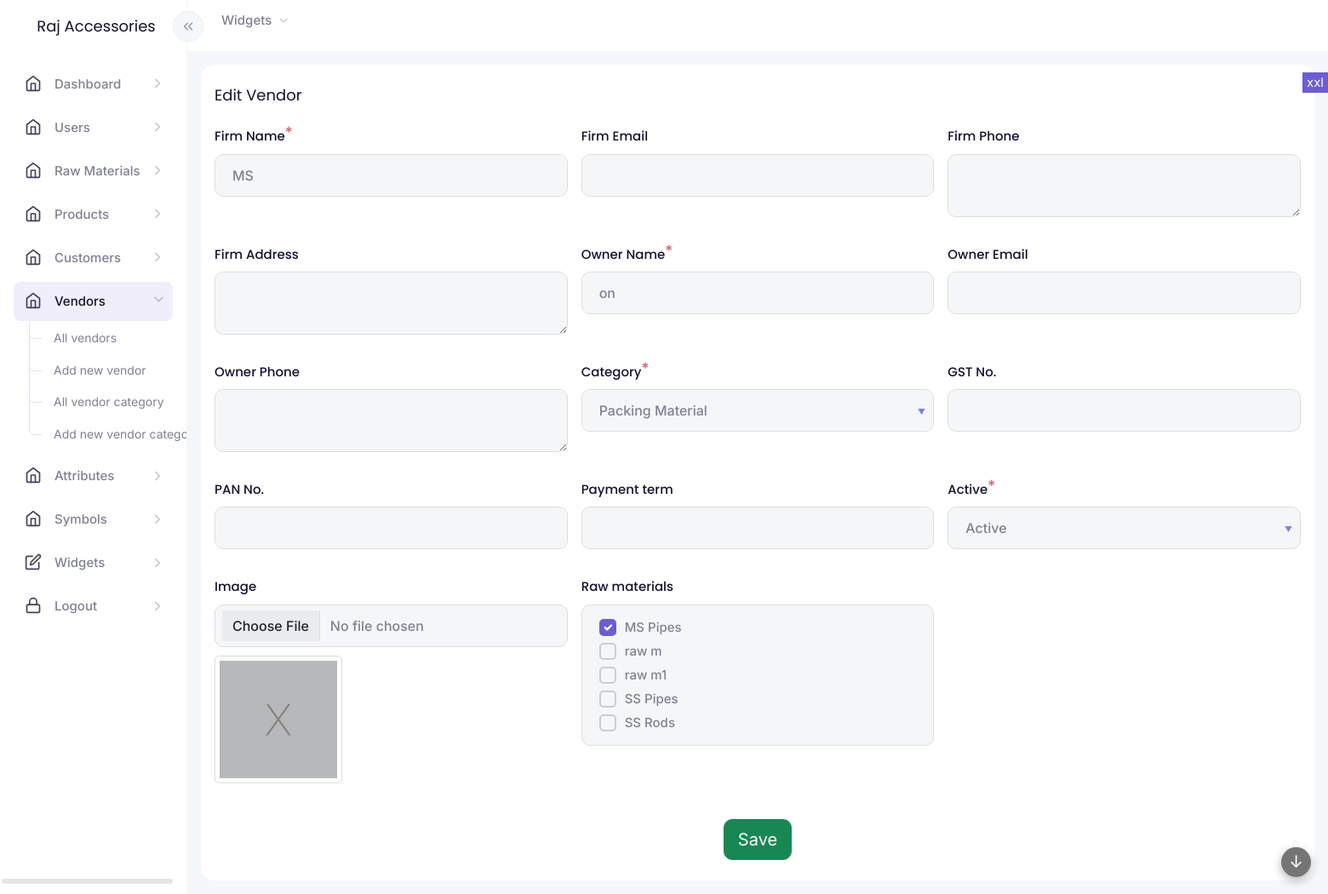
/modules/vendors/vendor-form.php?id=8 (signed in), run on the app's committed database.
### tables this page shows
CREATE TABLE IF NOT EXISTS `vendors` (
  `id` int NOT NULL AUTO_INCREMENT,
  `firm_name` varchar(200) DEFAULT NULL,
  `firm_email` varchar(100) DEFAULT NULL,
  `firm_phone` varchar(100) DEFAULT NULL,
  `firm_address` text,
  `image` int DEFAULT NULL,
  `owner_name` varchar(100) DEFAULT NULL,
  `owner_email` varchar(100) DEFAULT NULL,
  `owner_phone` varchar(100) DEFAULT NULL,
  `pan` varchar(15) DEFAULT NULL,
  `gst` varchar(20) DEFAULT NULL,
  `category` varchar(30) DEFAULT NULL,
  `payment_term` varchar(200) DEFAULT NULL,
  `active` varchar(5) DEFAULT NULL,
  `updated` int DEFAULT NULL,
  PRIMARY KEY (`id`)
);

CREATE TABLE IF NOT EXISTS `raw_materials` (
  `id` int NOT NULL AUTO_INCREMENT,
  `raw_material` varchar(255) NOT NULL,
  `unit` varchar(20) NOT NULL,
  `description` text NOT NULL,
  `category` varchar(200) DEFAULT NULL,
  `image` int NOT NULL,
  `updated` int NOT NULL,
  PRIMARY KEY (`id`)
);

### common/functions.php (the view, shortened to what this page needs)
<?php
function widget_start($title = "", $class = "", $widget_title_class = "", $widget_wrapper_class = "", $options = "", $widget_options_class = "")
{
    echo '<div class="widgetwrapper col d-flex align-items-start  px-2 py-0 ' . $class . ' ">
 <div class="widget container-fluid py-4 px-3 overhide ' . $widget_wrapper_class . '">';
    if ($title != "") {
        echo "<div class='widget-title " . $widget_title_class . "'>";
        echo $title;
        echo "</div>";
    }
}
function widget_end()
{
    echo "</div>
 </div>";
}
?>
<?php
function form_field($vars, $data)
{
    $s = "";
    if ($vars["type"] == "submit") {
        $s = '<div class="' . $vars["class"] . '">';
        $s .= '<input type="submit" name="' . $vars["key"] . '" value="' . $vars["name"] . '" class="btn btn-success btn-lg">';
        $s .= '</div>';
    }
    else {
        $show_as_field = true;
        if ($show_as_field) {
            $s = '<div class="' . $vars["class"] . '"><label for="' . $vars["key"] . '" class="form-label">' . $vars["name"] . '';
            $required = (isset($vars["required"]) && $vars["required"] == true) ? true : false;
            if ($required) {
                $s .= '<sup>*</sup>';
            }
            $s .= '</label>';
        }
        if ($vars["type"] == "text") {
            $s .= '<input type="text" class="form-control" name="' . $vars["key"] . '" id="' . $vars["key"] . '" value="' . get_value($data, $vars["key"]) . '" ' . ($required ? "required" : "") . '>';
            $s .= '<div class="invalid-feedback">Incorrect ' . $vars["name"] . ' value</div>';
        }
        else if ($vars["type"] == "hidden") {
            $s .= '<input type="hidden" class="form-control" name="' . $vars["key"] . '" id="' . $vars["key"] . '" value="' . get_value($data, $vars["key"]) . '" ' . '>';
        }
        else if ($vars["type"] == "textarea") {
            $s .= '<textarea class="form-control" name="' . $vars["key"] . '" id="' . $vars["key"] . '" ' . ($required ? "required" : "") . '>' . get_value($data, $vars["key"]) . '</textarea>';
            $s .= '<div class="invalid-feedback">Incorrect ' . $vars["name"] . ' value</div>';
        }
        else if ($vars["type"] == "number") {
            $s .= '<input type="number" class="form-control" name="' . $vars["key"] . '" id="' . $vars["key"] . '" value="' . get_value($data, $vars["key"]) . '" ' . ($required ? "required" : "") . '>';
            $s .= '<div class="invalid-feedback">Incorrect ' . $vars["name"] . ' value</div>';
        }
        else if ($vars["type"] == "select") {
            $s .= '<select class="form-control" readonly name="' . $vars["key"] . '" id="' . $vars["key"] . '" ' . ($required ? "required" : "") . '>';
            $sel = get_value($data, $vars["key"]);
            $s .= select_options($vars["options"], $sel);
            $s .= '</select><div class="invalid-feedback">Incorrect ' . $vars["name"] . ' value</div>';
        }
        else if ($vars["type"] == "select-attribute") {
            $s .= '<select class="form-control" name="' . $vars["key"] . '" id="' . $vars["key"] . '" ' . ($required ? "required" : "") . '>';
            $sel = get_value($data, $vars["key"]);
            $s .= select_attribute_options($vars["attributes"], $sel);
            $s .= '</select><div class="invalid-feedback">Incorrect ' . $vars["name"] . ' value</div>';
        }
        else if ($vars["type"] == "multi-checkbox") {
            $s .= '<div class="multi-check-list">';
            foreach ($vars["options"] as $k => $v) {
                $sel = "";
                $optid = $vars["option_id"];
                $optlabel = $vars["option_label"];
                if (in_array($v[$optid], $data[$vars["key"]])) {
                    $sel = "checked";
                }
                $s .= '<input type="checkbox" ' . $sel . ' class="form-check-input" name="' . $vars["key"] . '[]" id="' . $vars["key"] . '-' . $v[$optid] . '" value="' . $v[$optid] . '"><label for="' . $vars["key"] . '-' . $v[$optid] . '">' . $v[$optlabel] . '</label><br>';
            }
            $s .= '</div>';
        }
        else if ($vars["type"] == "image-file") {
            $s .= '<input type="file" class="form-control" name="' . $vars["key"] . '" id="' . $vars["key"] . '" ' . ($required ? "required" : "") . '>';
            $s .= '<div class="invalid-feedback">Invalid ' . $vars["name"] . '</div>';
            if (isset($data[$vars["key"]])) {
                if (is_array($data[$vars["key"]]) && isset($data[$vars["key"]][0])) {
                    $imgarr = $data[$vars["key"]][0];
                    if (isset($vars["display_size"]) && $vars["display_size"] != "") {
                        $imgpath = isset($imgarr[$vars["display_size"]]) ? $imgarr[$vars["display_size"]] : $imgarr["thumb"];
                        if(file_exists(ROOT_DIR . "/" . $imgpath)){
                            $s .= "<img src='" . ROOT_PATH . "/" . $imgpath . "' class='form-imgbox'>";
                        } else {
                            $s .= "<img src='" . ROOT_PATH . "/assets/images/notfound.jpg' class='form-imgbox'>";
                        }
                    }
                }
            }
        }
        if ($show_as_field) {
            $s .= '</div>';
        }
    }
    return $s;
}
function module_get_data($table, $id)
{
    $data = [];
    $data['mode'] = 'new';
    if ($id != "") {
        $get = get_data($table, 'WHERE id=' . $id . '', '*');
        if (sizeof($get) > 0) {
            $data = $get[0];
        }
        $data['mode'] = 'update';
    }
    return $data;
}
function fetch_data($vars)
{
    global $conn;
    $table = $vars["table"];
    $cols = $vars["columns"];
    $order = $vars["order"];
    $limit = $vars["limit"];
    $condition = $vars["condition"];
    if ($condition != "") {
        $condition = " WHERE " . $condition;
    }
    if (trim($order) != '') {
        if (strpos($order, " DESC") !== false || strpos($order, " ASC") !== false) {
            $order = ' ORDER BY ' . trim($order) . ' ';
        } else {
            $order = ' ORDER BY ' . trim($order) . ' ASC ';
        }
    }
    $ret = [];
    $sql = ' SELECT ' . $cols . ' FROM ' . $table . ' ' . $condition . ' ' . $order . ' ' . $limit . ' ';
    $querystr = $conn->query($sql);
    $totrows = mysqli_num_rows($querystr);
    if ($totrows > 0) {
        $inc = 0;
        while ($result = mysqli_fetch_object($querystr)) {
            foreach ($result as $key => $value) {
                $ret[$inc][$key] = $value;
            }
            $inc = $inc + 1;
        }
    }
    return $ret;
}

### assets/css/variables.css (style rules this page uses)
:root { --primary-color: #6c5dd3; --accent1-color: #5dc1d3; --accent2-color: #d3845d; --accent3-color: #5dd3be; --success-color: #31a766; --warning-color: #d3be5d; --danger-color: #d35d70; --info-color: #5d97d3; --bs-primary-rgb: 108,93,211; --bs-accent1-rgb: 93,193,211; --bs-accent2-rgb: 211,132,93; --bs-accent3-rgb: 93,211,190; --bs-success-rgb: 49, 167, 102; --bs-warning-rgb: 211,190,93; --bs-danger-rgb: 211,93,112; --bs-info-rgb: 93,151,211; --primary-color-10: #f0eefb; --bg-color: #f5f8fa; --heading-color: #11142d; --large-heading-color: #323552; --heading-font: 'Poppins', sans-serif; --text-color: #808191; --text-font: 'Inter', sans-serif; --br: 16px; --lightgrey-color: #bdbdbd; --form-bg: #f5f6f8; --widget-bg-color: #ffffff; --widget-border-color: transparent; }

### assets/css/layout.css (style rules this page uses)
:root { --side-nav-width: 220px; }

### assets/css/style.css (style rules this page uses)
body { min-height: 100vh; min-height: -webkit-fill-available; }
html { height: -webkit-fill-available; }
body { min-width: 375px; font-family: var(--text-font); font-size: 15px; line-height: 1.618; -webkit-font-smoothing: antialiased; -moz-osx-font-smoothing: grayscale; color: var(--text-color); background-color: var(--bg-color); overflow: hidden; max-width: 100%; width: 100%; }
.widget-title { font-family: var(--heading-font); font-size: 18px; line-height: 1.33333; color: var(--heading-color); margin-bottom: 0px; float: left; }
.overhide { overflow: hidden; }
.widget { background-color: var(--widget-bg-color); border-radius: var(--br); border-color: var(--widget-border-color); }
.form-imgbox { height: 150px; width: auto; display: inline-block; border: 1px solid #ddd; border-radius: 5px; padding: 5px; margin: 10px 0; }

### assets/css/form.css (style rules this page uses)
.form-label sup { color: var(--danger-color); font-size: 18px; position: relative; top: -3px; }
.form-select, .form-control { border: 1px solid #dddddd; background-color: var(--form-bg); padding: 12px 20px; border-radius: 10px; color: var(--text-color); font-weight: 500; }
.form-label { font-weight: 500; color: var(--heading-color); font-family: var(--heading-font); }
.form-check-input:checked { background-color: rgba(var(--bs-primary-rgb),1); border-color: rgba(var(--bs-primary-rgb),1); }
.form-check-input[type=checkbox] { border-radius: 5px; }
.form-check-input { margin: 4px 10px 4px 0; border: 1px solid #f8f7fd; background-color: var(--form-bg); height: 20px; width: 20px; border: 2px solid #cccccc; }
.form-check-input+label { line-height: 28px; }
.btn { border-radius: 10px; }
.form-control[readonly] { background-color: var(--form-bg); }
.multi-check-list { width: 100%; display: inline-block; border: 1px solid #dddddd; padding: 10px; border-radius: 10px; height: auto; max-height: 200px; border: 1px solid #dddddd; background-color: var(--form-bg); padding: 12px 20px; border-radius: 10px; color: var(--text-color); font-weight: 500; overflow: auto; }
select.form-control { background-image: url(../images/sort_desc.png) !important; background-repeat: no-repeat; background-position: 99% 40%; }

### data on the page
vendors: firm_name "MS", owner_name "on"
raw_materials: raw_material "MS Pipes"
raw_materials: raw_material "raw m"
raw_materials: raw_material "raw m1"
raw_materials: raw_material "SS Pipes"
raw_materials: raw_material "SS Rods"

### other printed values
$title "Edit Vendor"
$vars["name"] "Firm Name Firm Email Firm Phone Firm Address Owner Name Owner Email Owner Phone Category GST No. PAN No. Payment term Active Image Raw materials"
form field category "Packing Material"
form field active "Active"
